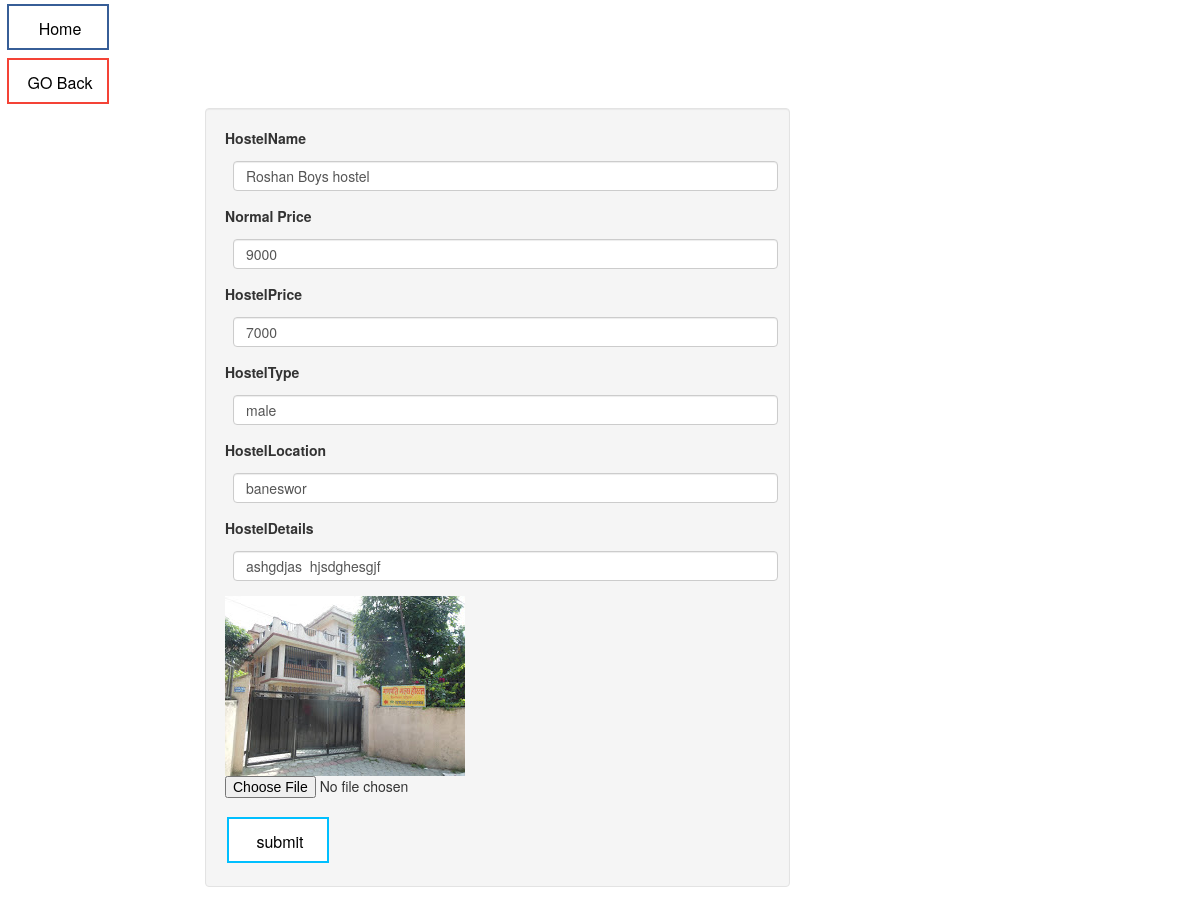
The app's page /updatedata.php?id=9 with its own data.
### tables this page shows
CREATE TABLE `hostel_info` (
  `id` int(11) NOT NULL,
  `HostelName` varchar(100) DEFAULT NULL,
  `HostelType` varchar(100) DEFAULT NULL,
  `HostelPrice` varchar(100) DEFAULT NULL,
  `HostelLocation` varchar(122) DEFAULT NULL,
  `HostelDetails` varchar(250) DEFAULT NULL,
  `Location` varchar(100) DEFAULT NULL,
  `NormalPrice` varchar(122) DEFAULT NULL
);

### updatedata.php (the view, shortened to what this page needs)
	<?php
		include('connection.php');
		$id=$_GET['id'];
		$qry=mysqli_query($con,"select * from hostel_info where id='$id'");
		$row=mysqli_fetch_object($qry);
			?>
<html>
<head>
 <link rel="stylesheet" href="css/bootstrap-3.3.7-dist/css/bootstrap.min.css" type="text/css">
<link rel="stylesheet" href="cssdesign/cmsbutton.css" type="text/css">
</head>
<body>
	<div class="row">
<li><a href="index.php"><button class="button button2">Home</button></a></li>
<li><a href="cmsdesign.php"> <button class="button button3">GO Back</button></a></li>
		<form  method="POST"  enctype="multipart/form-data" >
		<div class="col-md-6 col-md-offset-2">
			<div style="background:color:white;" class="well">
			<div class="form-group">
			      <label for="Name">HostelName</label>
				<input type="text" class="form-control" name="HostelName" placeholder="Enter Hostel Name" value="<?=$row->HostelName?>" required="required" maxlength="255">
				</div>
				<div class="form-group">
			      <label for="Price">Normal Price</label>
				<input type="text" class="form-control" name="NormalPrice" placeholder="Enter Normal price" value="<?=$row->NormalPrice?>" required="required"  maxlength="255">
				</div>
				<div class="form-group">
			      <label for="Price">HostelPrice</label>
				<input type="text" class="form-control" name="HostelPrice" placeholder="Enter price" value="<?=$row->HostelPrice?>" required="required"  maxlength="255">
				</div>
				<div class="form-group">
			      <label for="Categories">HostelType</label>
				<input type="text" class="form-control" name="HostelType" placeholder="Categories" value="<?=$row->HostelType?>" required="required" maxlength="100">
				</div>
				<div class="form-group">
			      <label for="Display">HostelLocation</label>
				<input type="text" class="form-control" name="HostelLocation" placeholder="Display" value="<?=$row->HostelLocation?>" required="required" maxlength="255">
				</div>
				<div class="form-group">
			      <label for="Camera">HostelDetails</label>
				<input type="text" class="form-control" name="HostelDetails" placeholder="Camera" value="<?=$row->HostelDetails?>" required="required" maxlength="255">
				</div>
             <img src="<?php echo $row->Location ?>" class="img-responsive">
             <div class="form-group">
             <input data-buttonText="choose image" data-placeholder="upload image" accept=".jpg,.png,.bmp" type="file" name="location">
            </div>
            <input type="submit" class="button button1" name="submit" value="submit">
        </div>
				</form>
		</div>
</body>
</html>

### cssdesign/cmsbutton.css (style rules this page uses)
.button { background-color: #4CAF50; border: none; color: white; width: 102px; height: 46px; padding-top: 12px; padding-left: 10px; padding-bottom:12px; text-align: center; text-decoration: none; display: inline-block; font-size: 16px; margin: 4px 2px; -webkit-transition-duration: 0.4s; transition-duration: 0.4s; cursor: pointer; }
.button3 { background-color: white; color: black; border: 2px solid #f44336; }
.button2 { background-color: white; color: black; border: 2px solid #375E97; }
.button1 { background-color: white; color: black; border: 2px solid #00bfff; }

### updatedata.php (style rules this page uses)
input[type="text"],select { height:30px; margin:8px; }

### records on screen
hostel_info: HostelName "Roshan Boys hostel", NormalPrice "9000", HostelPrice "7000", HostelType "male", HostelLocation "baneswor", HostelDetails "ashgdjas hjsdghesgjf", Location (picture)
